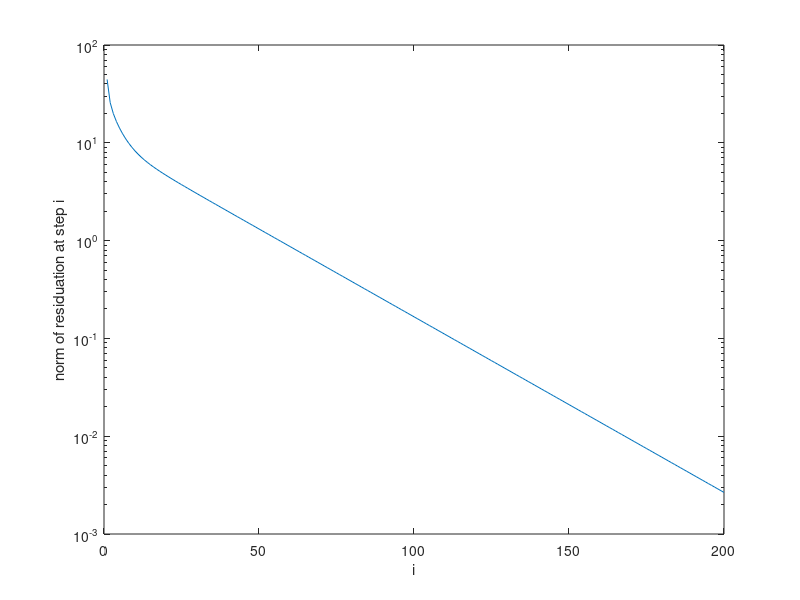

MATLAB code for this plot:
% This function builds the matrix A that results from discretization of the
% Poisson equation on a square using an (n+2) x (n+2) uniform grid, and the
% standard five-point finite difference stencil. Zero Dirichlet data is
% assumed, resulting in an N x N matrix, where N = n^2. 

function hw04p03

rng(0)

n    = 10;
I    = speye(n,n);
E    = sparse(2:n,1:n-1,1,n,n);
B    = E+E'-2*I;
A    = kron(B,I)+kron(I,B);
ntot = size(A,1);

%%% Define the preconditioner
M = diag(diag(A)); 
%M = tril(A);

%%% Set a right hand side.
f      = ones(ntot,1);

%%% Execute the iteration.
niter  = 200;
err    = zeros(1,niter);
xold   = randn(ntot,1);
err(1) = norm(f - A*xold);
for i = 2:niter
  xnew   = xold + M\(f - A*xold);
  err(i) = norm(f - A*xnew);
  fprintf(1,'Iteration %4d   ||residual|| = %10.3e    ratio = %0.5f\n',...
          i,err(i),err(i)/err(i-1))
  xold   = xnew;
end

semilogy(1:niter,err)
xlabel('i')
ylabel('norm of residuation at step i')

keyboard
return

%%%%%%%%%%%%%%%%%%%%%%%%%%%%%%%%%%%%%%%%%%%%%%%%%%%%%%%%%%%%%%%%%%%%%%%%%%%
